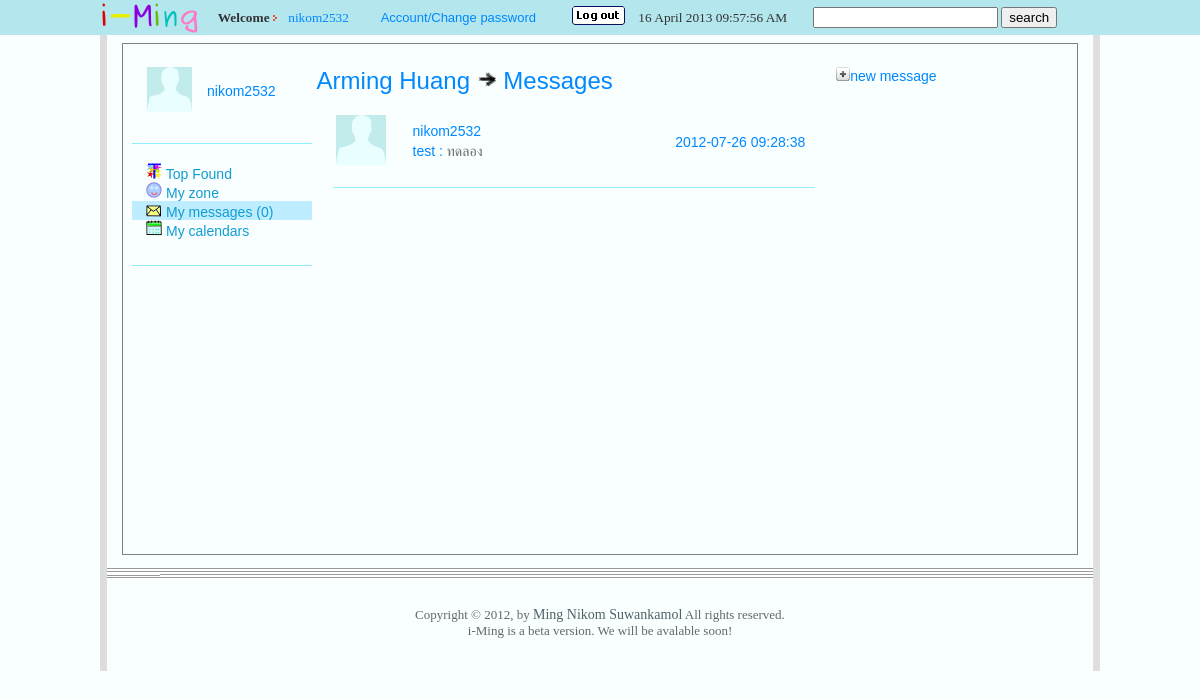
The page /main/my_messages/index.php?fn=inbox (signed in) on the database its author committed.
### tables this page shows
CREATE TABLE IF NOT EXISTS `social_iMing_customer_v3` (
  `username` varchar(20) NOT NULL,
  `password` varchar(100) NOT NULL,
  `name` varchar(100) NOT NULL,
  `sex` char(1) NOT NULL,
  `birthday` date NOT NULL,
  `email` varchar(150) NOT NULL,
  `address` text NOT NULL,
  `regis_date` datetime NOT NULL,
  `regis_ip` varchar(50) NOT NULL,
  `last_login` datetime NOT NULL,
  `enable` char(1) NOT NULL,
  `admin` char(1) NOT NULL,
  PRIMARY KEY (`username`),
  UNIQUE KEY `email` (`email`)
);

CREATE TABLE IF NOT EXISTS `social_iMing_message_box` (
  `message_id` int(200) NOT NULL AUTO_INCREMENT,
  `subject` varchar(100) NOT NULL,
  `username_send` varchar(100) NOT NULL,
  `username_receive` varchar(100) NOT NULL,
  `unread` varchar(1) NOT NULL COMMENT 'the result is only "y" and ""',
  `send_time` timestamp NOT NULL DEFAULT CURRENT_TIMESTAMP ON UPDATE CURRENT_TIMESTAMP,
  PRIMARY KEY (`message_id`)
);

CREATE TABLE IF NOT EXISTS `social_iMing_message_data` (
  `data_id` int(200) NOT NULL AUTO_INCREMENT,
  `message_id` int(200) NOT NULL,
  `user` varchar(100) NOT NULL,
  `message` longtext NOT NULL,
  `send_time_last` timestamp NOT NULL DEFAULT CURRENT_TIMESTAMP ON UPDATE CURRENT_TIMESTAMP,
  PRIMARY KEY (`data_id`)
);

### src/main/my_messages/index_BodyInclude.php (the view, shortened to what this page needs)
	<td align="left" VALIGN="top" width="55%">
		<table border="0" width="100%" style='table-layout:fixed' align="center" VALIGN="top" cellpadding="0" cellspacing="0">
			<tr>
				<td>
					<font size="5" color="#000000">
			<?php
						$SQL="SELECT * FROM social_iMing_customer_v3 where username='$own_body'";
						$result=mysql_query($SQL);
						while($rs=mysql_fetch_array($result)) {
							if($friend != "")
								echo "<a href=\"".$rootpath."main/text/index.php?friend=".$rs[username]."\">".$rs[name]."</a>";
							else
								echo "<a href=\"".$rootpath."main/text/index.php\">".$rs[name]."</a>";
						}
			?>
						<img width="20" height="20" src="<?php echo $rootpath; ?>images/arr3.png">
<?php					if($friend != "") {
?>							<a href="<?=$rootpath?>main/my_messages/index.php?friend=<?=$friend?>&fn=inbox">Messages</a>
<?php					}else{
?>							<a href="<?=$rootpath?>main/my_messages/index.php?fn=inbox">Messages</a>
<?php					}
?>
					</font>
?>				</td>
			</tr>
		</table>
<?php
		if($fn == "inbox"){
?>			<div class="bodytext">
			<table valign="top" align="center" style="width: 95% ;table-layout: fixed">
			<col width=95%>
<?php		$SQL="
				SELECT *
				FROM social_iMing_message_box
				where (username_receive = \"$_SESSION[su]\" OR username_send = \"$_SESSION[su]\")
				ORDER BY 'send_time' DESC";
			$result=mysql_query($SQL);
			while($rs=mysql_fetch_array($result)) {
?>
				<tr>
<?php				if($rs[unread] == 'y' && $rs[username_receive] == $_SESSION[su]){  ?>
						<td bgColor='#ddf6ff' style="width: 100% ;" colspan="2" onMouseOver="this.bgColor='#beedff'" onMouseOut="this.bgColor='#ddf6ff'">
<?php				}
					else{
?>
						<td style="width: 100% ;" colspan="2" onMouseOver="this.bgColor='#beedff'" onMouseOut="this.bgColor='#f2fffc'">
<?php				}
?>
						<span class="normal_black_link">
							<a href="<?=$_SERVER['PHP_SELF']?>?fn=read&id=<?=$rs[message_id]?>" style="display:block;">
								<table valign="middle" style="width: 100% ; " >
									<tr>
										<td style="width: 15% ; ">
<?php										$user_pic = "";
											if($rs[username_receive] != "$_SESSION[su]") {
												$user_pic = $rs[username_receive];
											}
											elseif($rs[username_send] != "$_SESSION[su]"){
												$user_pic = $rs[username_send];
											}
											else{ $user_pic = "$_SESSION[su]"; }
											$url = "";
?>											<a href="<?=$rootpath?>main/text/index.php?friend=<?=$user_pic?>">
<?php										if($url != ""){
												echo "<img width='50' height='50' src=\"".$rootpath."images/profile_picture/".$url."\">";
											}
											else{
												echo "<img width='50' height='50' src=\"".$rootpath."images/profile3.png\">";
											}
?>											</a>
										</td>
										<td valign="middle" style="width: 55% ; ">
											<table width="100%">
												<tr>
													<td valign="middle" style="width: 100% ; ">
														<a href="<?=$rootpath?>main/text/index.php?friend=<?=$user_pic?>"><?=$user_pic?></a>
													</td>
												</tr>
												<tr>
													<td valign="middle" style="width: 100% ; ">
<?php													$data = "";
													    $SQL2 = "
														SELECT message
														FROM social_iMing_message_data
														where message_id = '$rs[message_id]'
														ORDER BY 'send_time_last'";
														$result2=mysql_query($SQL2);
														while($rs2=mysql_fetch_array($result2)) {
															$data = $rs2[message];
														}
?>														<?=$rs[subject]?> :
														<font color="#666666">
<?php														if(strlen($data) < 40){
																echo $data;
															}
															else{
																echo substr($data,0,40)."<br>";
															}
?>														</font>
													</td>
												</tr>
											</table>
										</td>
										<td valign="middle" style="width: 30% ; ">
											<?=$rs[send_time]?>
										</td>
									</tr>
								</table>
							</a>
						</span>
					</td>
				</tr>
				<tr>
					<td style="width: 100% ;" colspan="2">
						<img src="<?=$rootpath?>images/HR_line.png">
					</td>
				</tr>
<?php			}
?>			</table>
			</div>
<?php	}
?>			<table valign="top" align="center" style="width: 95% ; " >
	</td>
	<td align="left" VALIGN="top" width="25%">
		<?php if($menu1 == "message" && $fn == "inbox"){ ?>
			<a href="<?=$_SERVER['PHP_SELF']?>?fn=new"><img src="<?=$rootpath?>images/bu_plus.gif">new message</a>
		<?php } ?>
	</td>

### src/css/style.css (style rules this page uses)
.bodytext { font-family:'lucida grande',tahoma,verdana,arial,sans-serif ; font-size:14px; }

### src/main/my_messages/css/autosuggest_inquisitor.css (style rules this page uses)
body { position: relative; }

### src/include/index_head.php (style rules this page uses)
body { font-family: Arial, sans-serif }
A:link { COLOR: #0088ff; text-decoration: none; }

### rows shown on the page
social_iming_customer_v3: name "Arming Huang"
social_iming_message_box: user_pic "nikom2532", subject "test", social_iming_message_data.message "ทดลอง", send_time "2012-07-26 09:28:38"

### other values the page prints
$own_body "nikom2532"
$count "0"
$_SESSION[su] "nikom2532"
